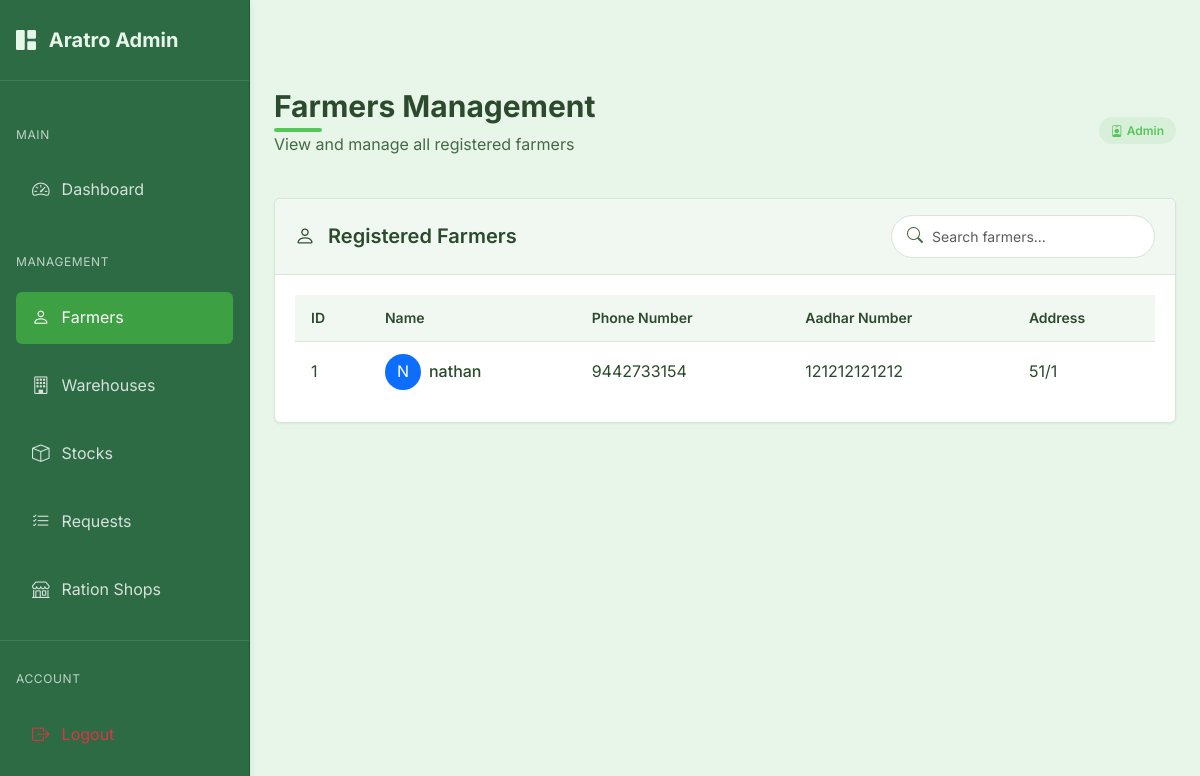
The page /admin/farmers (signed in) on the database as committed earlier.
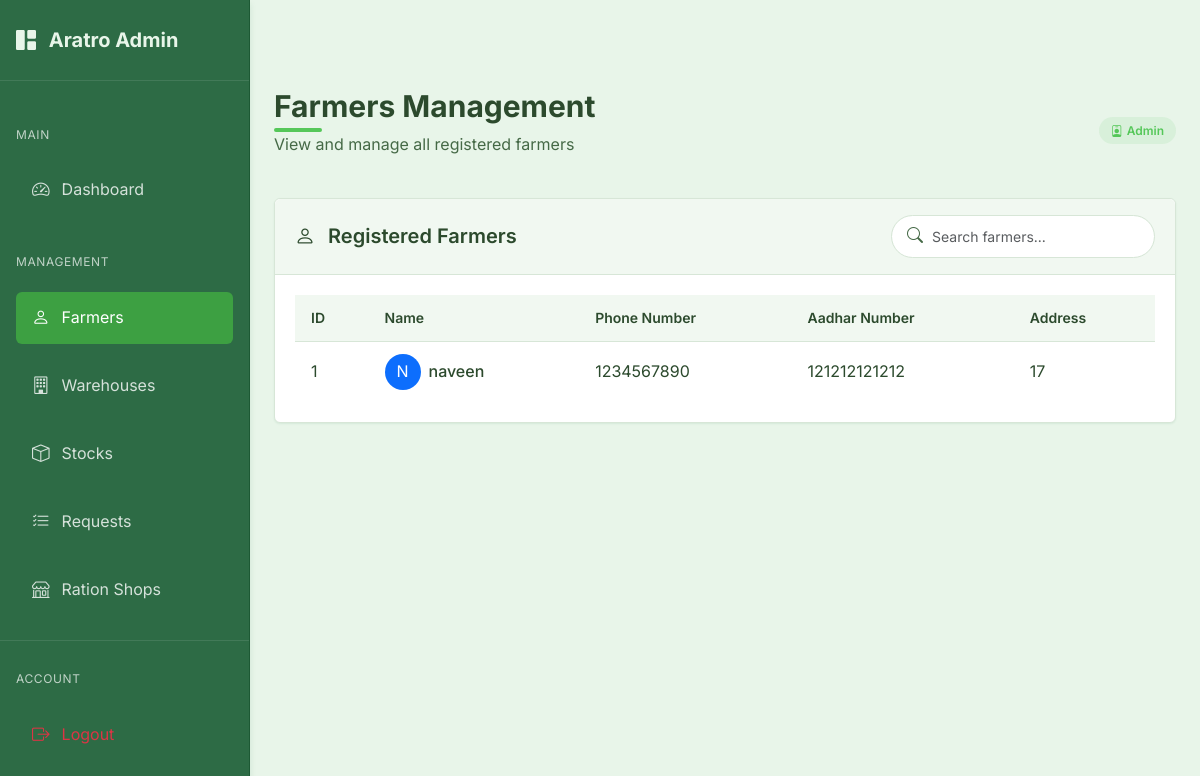
The same page on the database as committed later.
### models.py (models this page shows)
class Farmer(db.Model):
    id = db.Column(db.Integer, primary_key=True)
    user_id = db.Column(db.Integer, db.ForeignKey('user.id'), nullable=False)
    name = db.Column(db.String(100), nullable=False)
    address = db.Column(db.String(200), nullable=False)
    aadhar_number = db.Column(db.String(12), unique=True, nullable=False)  # Exactly 12 digits
    phone_number = db.Column(db.String(10), nullable=False)  # Exactly 10 digits
    stocks = db.relationship('Stock', backref='farmer', lazy=True)

### routes.py (the view)
@admin.route('/farmers')
@admin_required
def farmers():
    farmers = Farmer.query.all()
    return render_template('admin/farmers.html', farmers=farmers)

### app.py (called while the page is built)
@login_manager.user_loader
def load_user(user_id):
    try:
        if user_id.startswith('admin_'):
            admin_id = int(user_id.split('_')[1])
            return Admin.query.get(admin_id)
        else:
            return User.query.get(int(user_id))
    except Exception as e:
        print(f"Error loading user: {e}")
        return None

@app.before_request
def before_request():
    session.permanent = True  # Use permanent session with lifetime set above

### models.py (called while the page is built)
    def get_id(self):
        return f"admin_{self.id}"

    def __repr__(self):
        return f'<Admin {self.email}>'

### routes.py (called while the page is built)
@admin.context_processor
def inject_admin_data():
    admin_data = {'current_user': current_user}
    if current_user.is_authenticated:
        admin_user = Admin.query.get(current_user.id)
        if admin_user:
            admin_data['admin_user'] = admin_user
    return admin_data

### templates/admin/farmers.html (shortened to what this page needs)
{% extends "admin/base_admin.html" %}
{% block admin_content %}
<div class="page-header d-flex justify-content-between align-items-center">
    <div>
        <h1 class="page-title">Farmers Management</h1>
        <p class="page-subtitle">View and manage all registered farmers</p>
    </div>
    <div>
        <span class="admin-badge admin-badge-primary">
            <i class="bi bi-person-badge me-1"></i>
            Admin
        </span>
    </div>
</div>
<div class="admin-card">
    <div class="admin-card-header">
        <h5 class="admin-card-title">
            <i class="bi bi-person me-2"></i>
            Registered Farmers
        </h5>
        <div class="search-input">
            <i class="bi bi-search"></i>
            <input type="text" id="farmerSearch" class="form-control form-control-sm" placeholder="Search farmers...">
        </div>
    </div>
    <div class="admin-card-body">
        <div class="table-responsive">
            <table class="admin-table" id="farmersTable">
                <thead>
                    <tr>
                        <th>ID</th>
                        <th>Name</th>
                        <th>Phone Number</th>
                        <th>Aadhar Number</th>
                        <th>Address</th>
                    </tr>
                </thead>
                <tbody>
                    {% if farmers %}
                        {% for farmer in farmers %}
                            <tr>
                                <td>{{ farmer.id }}</td>
                                <td>
                                    <div class="d-flex align-items-center">
                                        <div class="avatar-circle bg-primary text-white d-flex align-items-center justify-content-center me-2" style="width: 36px; height: 36px; border-radius: 50%;">
                                            <span>{{ farmer.name[0] | upper }}</span>
                                        </div>
                                        <div>
                                            <span class="fw-medium">{{ farmer.name }}</span>
                                        </div>
                                    </div>
                                </td>
                                <td>{{ farmer.phone_number }}</td>
                                <td>{{ farmer.aadhar_number }}</td>
                                <td>{{ farmer.address }}</td>
                            </tr>
                        {% endfor %}
                    {% endif %}
                </tbody>
            </table>
        </div>
    </div>
</div>
{% endblock %}

Rows that differ between the two databases and show on the page:
changed Farmer id 1: name "nathan" → "naveen"; phone_number "9442733154" → "1234567890"; address "51/1" → "17"
